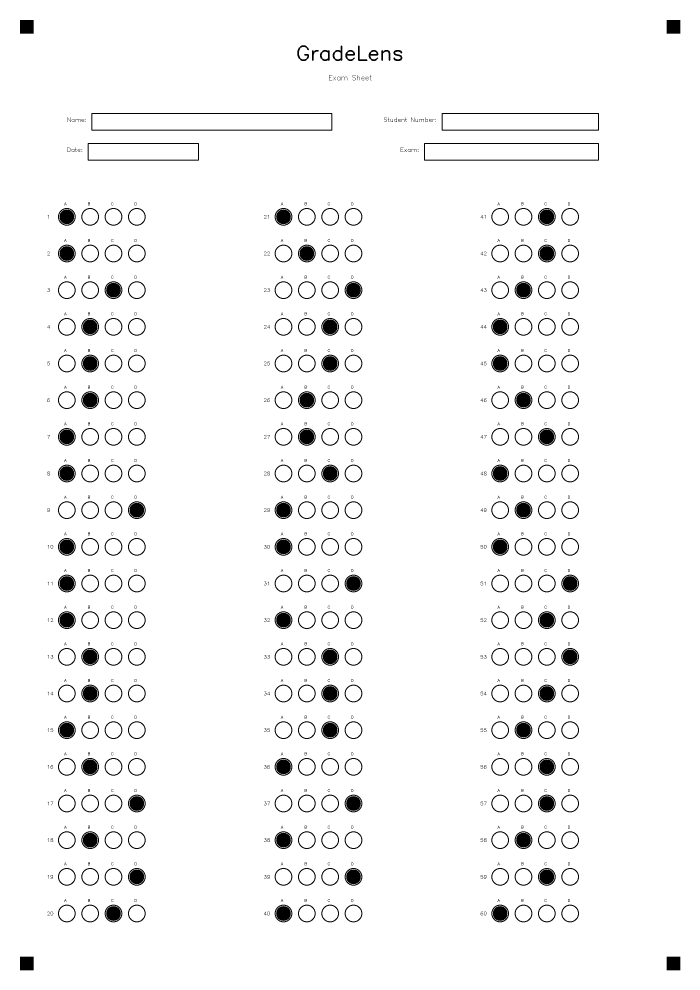
#> input picture compute/cv/tests/fixtures/answers/test_perfect_GL_form_60.png, 2100 x 2970 px (shown at 1/3 size)
$ python -i image_utils.py   (imports and definitions only)   (older library calls are emulated)
#> lines starting #> are read from the running program, lines starting #| are printed output that depends on the picture; after the words box and inside, x2 and y2 are one past the last pixel; in counts of white or black regions, pixels touching at a corner belong together
#> further down, picture is the input picture: shape (2970, 2100, 3); 96.1% white; 650 black regions (91 under 20 px), largest, box (x1, y1, x2, y2) and area: (274, 339, 997, 392) 4616, (1272, 429, 1797, 482) 3428, (1325, 339, 1797, 392) 3110
"""
Image utility functions for OpenCV operations.
Provides geometric helpers, coordinate transformations, and image manipulation.
"""
import cv2
import numpy as np
from typing import Tuple, List, Optional
from loguru import logger


# [86 lines left out: functions resize_with_aspect_ratio, calculate_blur_score, calculate_brightness_stats, not called in this run]


def calculate_skew_angle(image: np.ndarray) -> float:
    """
    Estimate image skew angle using projection profile method.

    Args:
        image: Binary or grayscale image

    Returns:
        Skew angle in degrees (negative = clockwise, positive = counter-clockwise)
    """
    # Convert to binary
    if len(image.shape) == 3:
        gray = cv2.cvtColor(image, cv2.COLOR_BGR2GRAY)
    else:
        gray = image

    _, binary = cv2.threshold(gray, 0, 255, cv2.THRESH_BINARY + cv2.THRESH_OTSU)

    # Detect edges
    edges = cv2.Canny(binary, 50, 50, apertureSize=3)
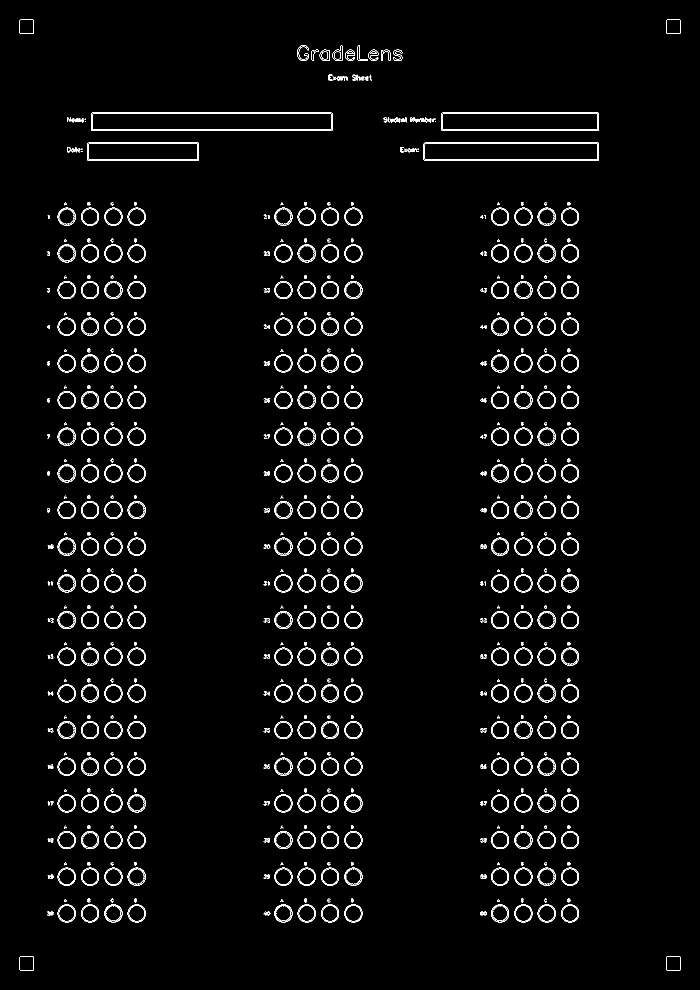
#> edges: shape (2970, 2100) (shown at 1/3 size); 1.7% white in thin lines or dots

    # Hough line detection
    lines = cv2.HoughLines(edges, 1, np.pi / 180, threshold=100)
#> lines = 2727 rows, first 8: [391, 1.57], [338, 1.57], [388, 1.57], [341, 1.57], [481, 1.57], [428, 1.57], [478, 1.57], [431, 1.57]

    if lines is None or len(lines) == 0:
        return 0.0

    # Calculate average angle
    angles = []
    for line in lines:
        rho, theta = line[0]
        angle = np.degrees(theta) - 90

        # Filter to near-horizontal lines
        if abs(angle) < 45:
            angles.append(angle)
#> this loop made 2727 passes
#> (rho, theta, angle) on passes 1 to 3: (391, 1.57, 0), (338, 1.57, 0), (388, 1.57, 0)
#> after the loop, angles = 289 values, max 44 at index 288, min -40 at index 138, mean 3.65

    if not angles:
        return 0.0

    return float(np.median(angles))


# [186 lines left out: functions create_circular_mask, order_points, four_point_transform, safe_crop, draw_points, rotate_image, not called in this run]

>>> import cv2
>>> picture = cv2.imread('../../tests/fixtures/answers/test_perfect_GL_form_60.png')
>>> result = calculate_skew_angle(picture)
#> result = 0

$ run again, on compute/cv/tests/fixtures/answers/test_perfect_form_60q.png
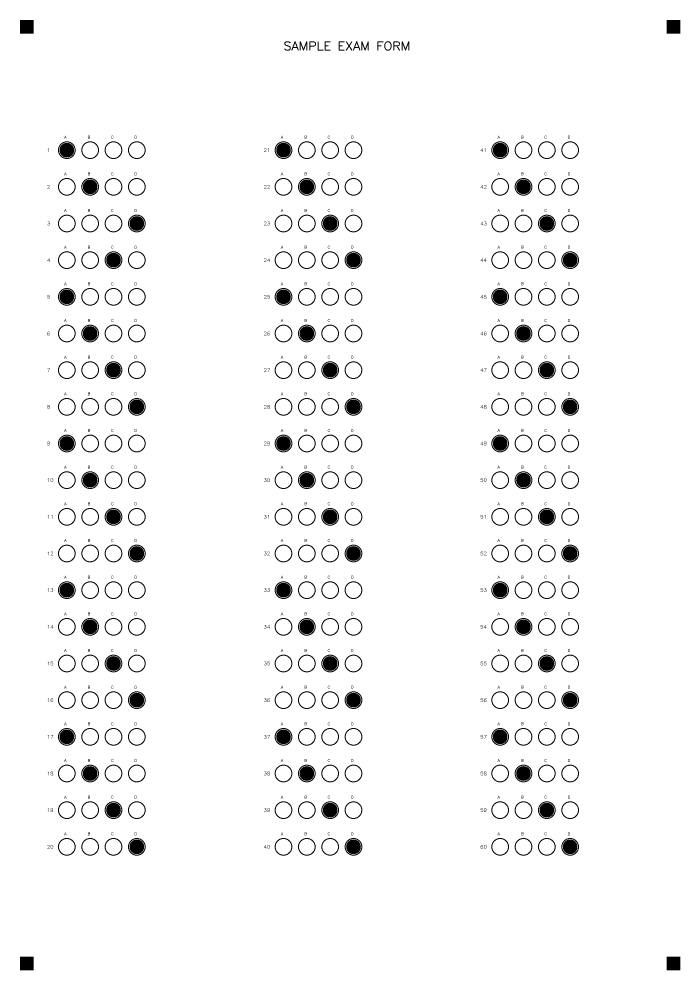
#> input picture compute/cv/tests/fixtures/answers/test_perfect_form_60q.png, 2100 x 2970 px (shown at 1/3 size)
#> picture is the input picture: shape (2970, 2100, 3); 96.4% white; 609 black regions (82 under 20 px), largest, box (x1, y1, x2, y2) and area: (174, 424, 227, 477) 2005, (824, 424, 877, 477) 2005, (1474, 424, 1527, 477) 2005
#> in calculate_skew_angle, `edges = cv2.Canny(binary, 50, 50, apertureSize=3)`:
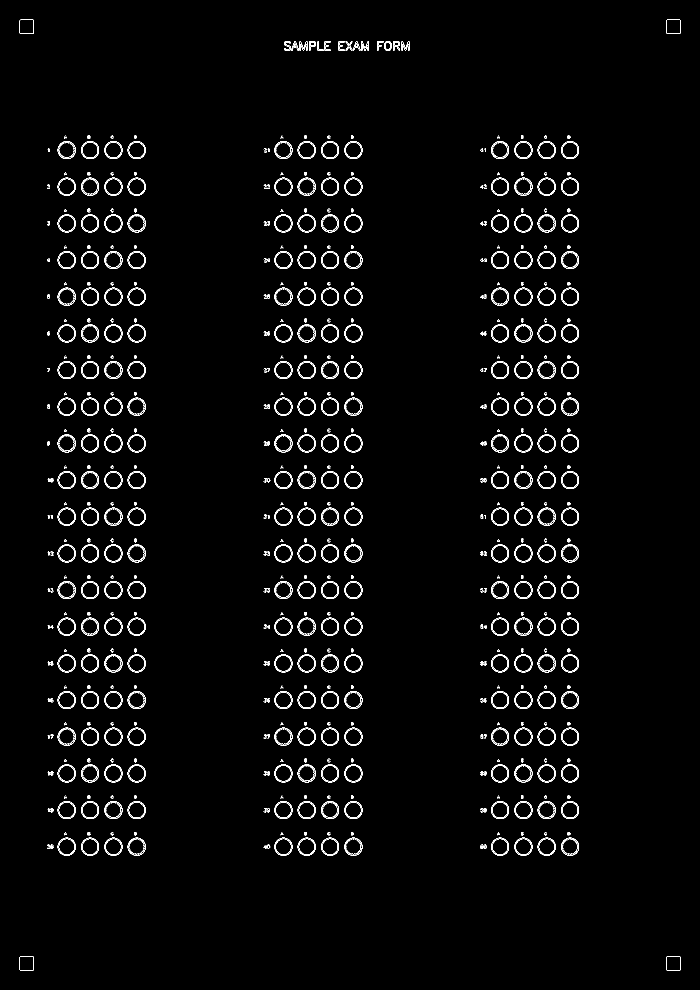
#> edges: shape (2970, 2100) (shown at 1/3 size); 1.5% white in thin lines or dots
#> lines = 2411 rows, first 8: [1083, 0], [943, 0], [1086, 0], [1055, 0], [223, 0], [293, 0], [363, 0], [433, 0]
#> the loop in calculate_skew_angle, `for line in lines:` made 2411 passes
#> (rho, theta, angle) on passes 1 to 3: (1083, 0, -90), (943, 0, -90), (1086, 0, -90)
#> after the loop in calculate_skew_angle, `for line in lines:`: angles = 220 values, max 40 at index 77, min -40 at index 132, mean 5.37
#> result = 0
